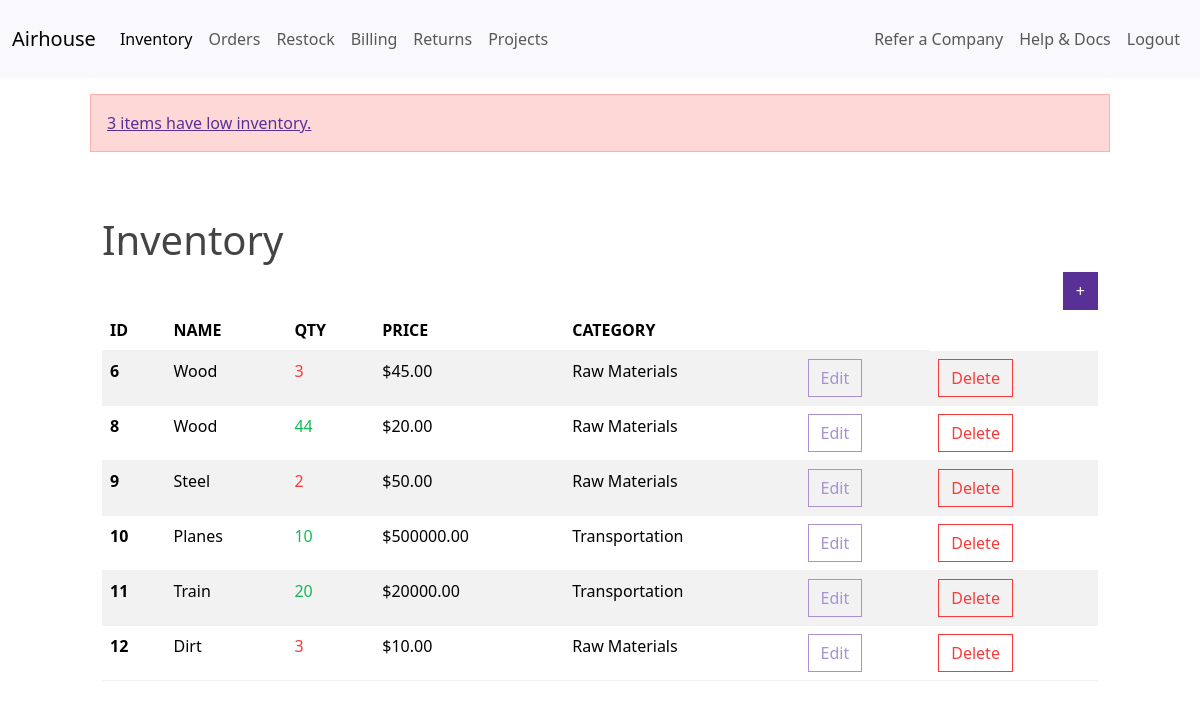
Before: /dashboard/ (signed in) with the older database file.
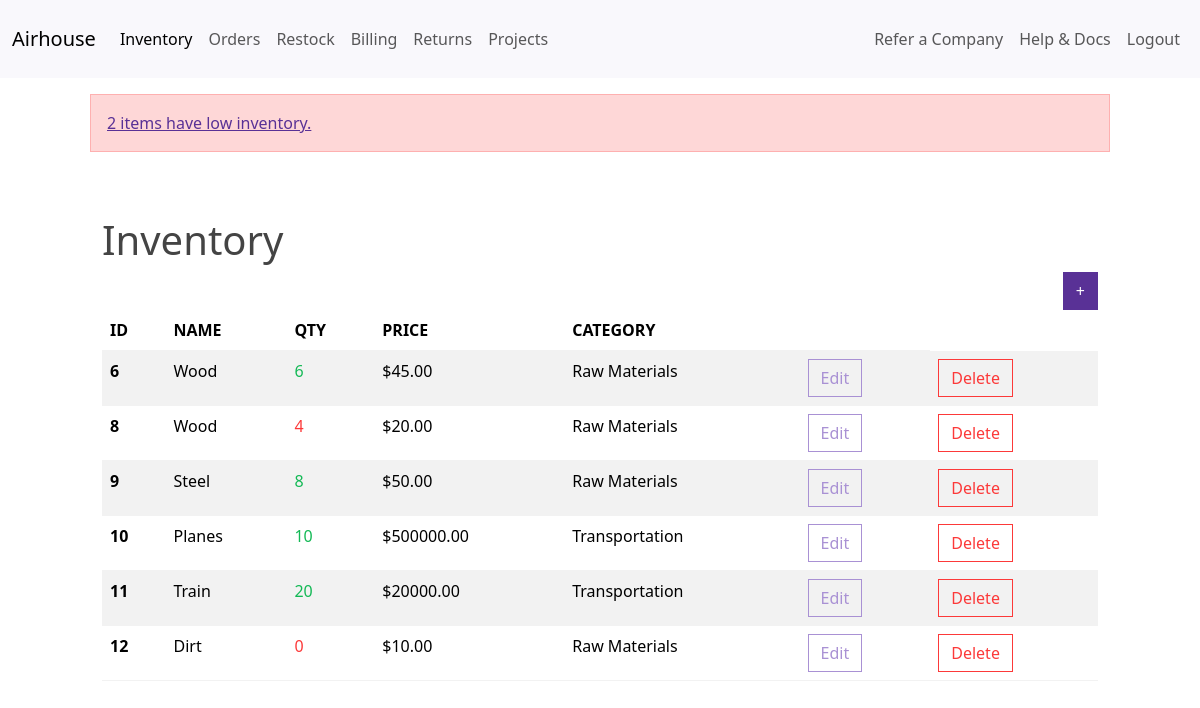
After: the same page with the newer database file.
### airhouse/models.py (models this page shows, shortened)
class InventoryItem(models.Model):
    name = models.CharField(max_length=200)
    quantity = models.IntegerField()
    price = models.DecimalField(max_digits=10, decimal_places=2)
    category = models.ForeignKey('Category', on_delete=models.SET_NULL, blank=True, null=True)
    date_created = models.DateTimeField(auto_now_add=True)
    user = models.ForeignKey(get_user_model(), on_delete=models.CASCADE)

class Category(models.Model):
    name = models.CharField(max_length=200)
    class Meta:
        verbose_name_plural = 'categories'

### airhouse/views.py (the view)
# urls.py: path('dashboard/', Dashboard.as_view(), name='dashboard'),
class Dashboard(View):
    def get(self, request):
        items = InventoryItem.objects.filter(user=request.user.id).order_by('id')
        low_inventory = items.filter(quantity__lte=LOW_QUANTITY)
        if low_inventory.count() > 0:
            message_text = f'{low_inventory.count()} item{"s" if low_inventory.count() > 1 else ""} {"have" if low_inventory.count() > 1 else "has"} low inventory.'
            messages.error(request, message_text)
        low_inventory_ids = low_inventory.values_list('id', flat=True)
        return render(request, 'airhouse/dashboard.html', {
            'items': items,
            'low_inventory_ids': low_inventory_ids
        })

### airhouse/templates/airhouse/dashboard.html (shortened to what this page needs)
{% extends 'airhouse/base.html' %}
{% block content %}
        {% if messages %}
            <div class="row mt-3">
                {% for message in messages %}
                    {% if message.tags == 'error' %}
                        <div class="col-md-10 col-12 mx-auto alert alert-danger" title="{{ message }}">
                           <a href="{% url 'restock' %}">{{ message|slice:":message.find(':') + 1" }}</a>
                        </div>
                    {% else %}
                        <div class="col-md-10 col-12 mx-auto alert alert-success">
                            {{ message }}
                        </div>
                    {% endif %}
                {% endfor %}
            </div>
        {% endif %}
    <div class="row">
        <div class="col-md-10 col-12 mx-auto mt-5">
            <h1><a href="{% url 'dashboard' %}" class="text-reset text-decoration-none">Inventory</a></h1>
            <div class="d-flex justify-content-end">
                <a href="{% url 'add-item' %}" class="btn btn-primary">+</a>
            </div>
            <table class="table table-hover table-striped">
                <thead>
                    <tr>
                        <th scope="col">ID</th>
                        <th scope="col">NAME</th>
                        <th scope="col">QTY</th>
                        <th scope="col">PRICE</th>
                        <th scope="col">CATEGORY</th>
                        <th scope="col"></th>
                    </tr>
                </thead>
                <tbody>
                    {% for item in items %}
                    <tr>
                        <th scope="row">{{ item.id }}</th>
                        <td>{{ item.name }}</td>
                        {% if item.id in low_inventory_ids %}
                            <td class="text-danger">{{ item.quantity }}</td>
                        {% else %}
                            <td class="text-success">{{ item.quantity }}</td>
                        {% endif %}
                        <td>${{ item.price }}</td>
                        <td>{{ item.category.name }}</td>
                        <td><a href="{% url 'edit-item' item.id %}" class="btn btn-outline-secondary">Edit</a></td>
                        <td><a href="{% url 'delete-item' item.id %}" class="btn btn-outline-danger">Delete</a></td>
                    </tr>
                    {% endfor %}
                </tbody>
            </table>
        </div>
    </div>
{% endblock content %}

Changed rows visible on the page:
changed InventoryItem id 6: quantity "3" → "6"
changed InventoryItem id 8: quantity "44" → "4"
changed InventoryItem "Steel": quantity "2" → "8"
changed InventoryItem "Dirt": quantity "3" → "0"
Other visible differences:
new list line: "2 items have low inventory."
list line gone: "3 items have low inventory."
